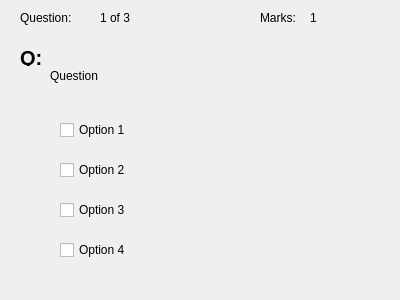
<?xml version="1.0" encoding="UTF-8"?>
<ui version="4.0">
 <class>Form</class>
 <widget class="QWidget" name="Form">
  <property name="geometry">
   <rect>
    <x>0</x>
    <y>0</y>
    <width>400</width>
    <height>300</height>
   </rect>
  </property>
  <property name="windowTitle">
   <string>Form</string>
  </property>
  <widget class="QLabel" name="label">
   <property name="geometry">
    <rect>
     <x>20</x>
     <y>50</y>
     <width>21</width>
     <height>16</height>
    </rect>
   </property>
   <property name="font">
    <font>
     <pointsize>15</pointsize>
     <weight>75</weight>
     <bold>true</bold>
    </font>
   </property>
   <property name="text">
    <string>Q:</string>
   </property>
  </widget>
  <widget class="QLabel" name="question_label">
   <property name="geometry">
    <rect>
     <x>50</x>
     <y>50</y>
     <width>321</width>
     <height>51</height>
    </rect>
   </property>
   <property name="text">
    <string>Question</string>
   </property>
  </widget>
  <widget class="QCheckBox" name="option_1_checkbox">
   <property name="geometry">
    <rect>
     <x>60</x>
     <y>120</y>
     <width>311</width>
     <height>20</height>
    </rect>
   </property>
   <property name="text">
    <string>Option 1</string>
   </property>
  </widget>
  <widget class="QCheckBox" name="option_2_checkbox">
   <property name="geometry">
    <rect>
     <x>60</x>
     <y>160</y>
     <width>311</width>
     <height>20</height>
    </rect>
   </property>
   <property name="text">
    <string>Option 2</string>
   </property>
  </widget>
  <widget class="QCheckBox" name="option_3_checkbox">
   <property name="geometry">
    <rect>
     <x>60</x>
     <y>200</y>
     <width>311</width>
     <height>20</height>
    </rect>
   </property>
   <property name="text">
    <string>Option 3</string>
   </property>
  </widget>
  <widget class="QCheckBox" name="option_4_checkbox">
   <property name="geometry">
    <rect>
     <x>60</x>
     <y>240</y>
     <width>311</width>
     <height>20</height>
    </rect>
   </property>
   <property name="text">
    <string>Option 4</string>
   </property>
  </widget>
  <widget class="QLabel" name="label_2">
   <property name="geometry">
    <rect>
     <x>20</x>
     <y>10</y>
     <width>60</width>
     <height>16</height>
    </rect>
   </property>
   <property name="text">
    <string>Question:</string>
   </property>
  </widget>
  <widget class="QLabel" name="label_3">
   <property name="geometry">
    <rect>
     <x>100</x>
     <y>10</y>
     <width>60</width>
     <height>16</height>
    </rect>
   </property>
   <property name="text">
    <string>1 of 3</string>
   </property>
  </widget>
  <widget class="QLabel" name="label_4">
   <property name="geometry">
    <rect>
     <x>260</x>
     <y>10</y>
     <width>51</width>
     <height>16</height>
    </rect>
   </property>
   <property name="text">
    <string>Marks:</string>
   </property>
  </widget>
  <widget class="QLabel" name="label_5">
   <property name="geometry">
    <rect>
     <x>310</x>
     <y>10</y>
     <width>60</width>
     <height>16</height>
    </rect>
   </property>
   <property name="text">
    <string>1</string>
   </property>
  </widget>
 </widget>
 <resources/>
 <connections/>
</ui>
